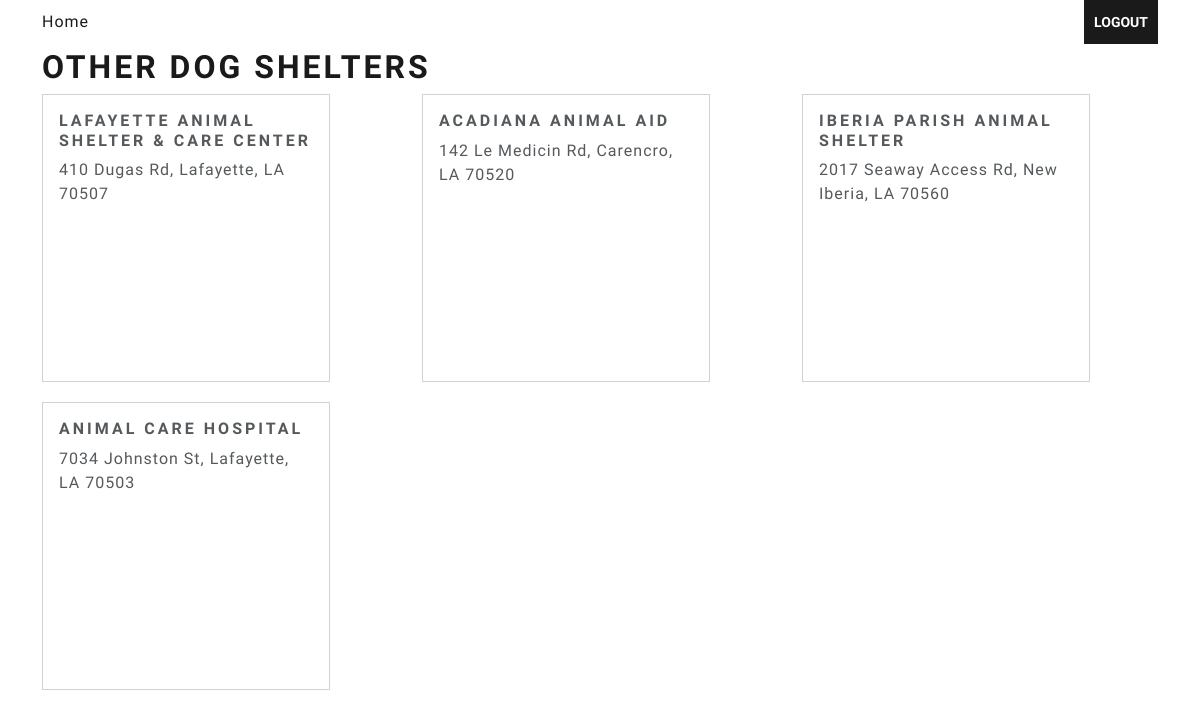
Page /resources on the committed database.
### app.py (models this page shows)
class Shelters(db.Model):
    __tablename__ = 'Shelters'
    id = db.Column(db.Integer, primary_key=True)
    address = db.Column(db.String(128))
    name = db.Column(db.String(128))
    description = db.Column(db.String(128))

### app.py (the view)
@app.route('/resources')
def resources():
    try:
        shelters = db.session.query(Shelters).all()
        return render_template('resources.html', shelters = shelters)
    except Exception as e:
        print(e)
        flash("Something went wrong. Please try again.")
        return redirect(url_for('index'))

### templates/resources.html (shortened to what this page needs)
<html>
<head>
  <link href="{{ url_for('static', filename='css/bootstrap.min.css') }}" rel="stylesheet">
  <link href="{{ url_for('static', filename='css/style.css') }}" rel="stylesheet">
</head>
<body class="container">
  {% include 'nav.html' %}
  <br>
  <br>
  <h1>Other Dog Shelters</h1>
  <div class="row">
    {% if shelters %}
        {% for shelter in shelters %}
        <div class="col-sm-4">
          <div class="card" style="width: 18rem; height: 18rem; margin-bottom: 20px">
          <div class="card-body">
            <h5 class="card-title">{{shelter.name}}</h5>
            <p class="card-text">{{shelter.address}}</p>
          </div>
        </div>
      </div>
        {% endfor %}
      {% endif %}
    </div>
</body>
</html>

### rows in the picture
Shelters: name "LAFAYETTE ANIMAL SHELTER & CARE CENTER", address "410 Dugas Rd, Lafayette, LA 70507"
Shelters: name "ACADIANA ANIMAL AID", address "142 Le Medicin Rd, Carencro, LA 70520"
Shelters: name "IBERIA PARISH ANIMAL SHELTER", address "2017 Seaway Access Rd, New Iberia, LA 70560"
Shelters: name "ANIMAL CARE HOSPITAL", address "7034 Johnston St, Lafayette, LA 70503"
